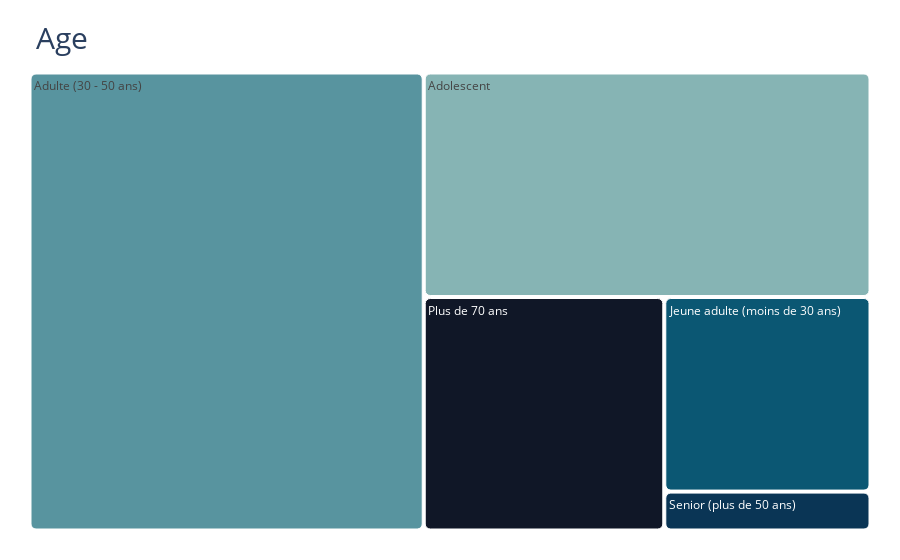

This figure's notebook cell:
### Code cell
#creer une treemap
import plotly.express as px

fig = px.treemap(data, path=[data["Age"]],hover_data=[data["Age"]], color= data["Age"],color_discrete_map = {
    "Adolescent": "#86b4b4",
    "Jeune adulte (moins de 30 ans)":"0b5773",
    "Adulte (30 - 50 ans)": "#58949f",
    "Senior (plus de 50 ans)": "0a3555",
    "Plus de 70 ans": "#101727",
},
                 title="Age"
                 )
fig.update_traces(marker=dict(cornerradius=5))

fig.update_layout(
    margin = dict(t=50, l=25, r=25, b=25),
    title_font=dict(size=30),
    title_x=0.04, title_y=0.95
)

#mettre en commenteire pour voir les infos comme "count" en hover
fig.data[0].hovertemplate='<b></b>%{label}'

fig.show()

### Figure 1 — Plotly figure (JSON) as saved in the notebook; plotly's stock layout.template omitted (floating-point values rounded to 4 significant figures)
{"data": [{"branchvalues": "total", "customdata": [["Adolescent", "Adolescent"], ["Adulte (30 - 50 ans)", "Adulte (30 - 50 ans)"], ["Jeune adulte (moins de 30 ans)", "Jeune adulte (moins de 30 ans)"], ["Plus de 70 ans", "Plus de 70 ans"], ["Senior (plus de 50 ans)", "Senior (plus de 50 ans)"]], "domain": {"x": [0, 1], "y": [0, 1]}, "hovertemplate": "<b></b>%{label}", "ids": ["Adolescent", "Adulte (30 - 50 ans)", "Jeune adulte (moins de 30 ans)", "Plus de 70 ans", "Senior (plus de 50 ans)"], "labels": ["Adolescent", "Adulte (30 - 50 ans)", "Jeune adulte (moins de 30 ans)", "Plus de 70 ans", "Senior (plus de 50 ans)"], "marker": {"colors": ["#86b4b4", "#58949f", "0b5773", "#101727", "0a3555"], "cornerradius": 5}, "name": "", "parents": ["", "", "", "", ""], "type": "treemap", "values": [25, 45, 10, 14, 2]}], "layout": {"legend": {"tracegroupgap": 0}, "margin": {"b": 25, "l": 25, "r": 25, "t": 50}, "title": {"font": {"size": 30}, "text": "Age", "x": 0.04, "y": 0.95}}}
